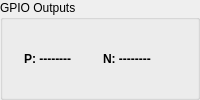
    <widget class="QGroupBox" name="gpio_group_box">
     <property name="sizePolicy">
      <sizepolicy hsizetype="Preferred" vsizetype="Fixed">
       <horstretch>0</horstretch>
       <verstretch>0</verstretch>
      </sizepolicy>
     </property>
     <property name="title">
      <string>GPIO Outputs</string>
     </property>
     <layout class="QVBoxLayout" name="verticalLayout_gpio">
      <item>
       <widget class="QWidget" name="gpio_display_widget" native="true">
        <layout class="QHBoxLayout" name="horizontalLayout_gpio">
         <property name="leftMargin">
          <number>10</number>
         </property>
         <property name="topMargin">
          <number>5</number>
         </property>
         <property name="rightMargin">
          <number>10</number>
         </property>
         <property name="bottomMargin">
          <number>5</number>
         </property>
         <item>
          <widget class="QLabel" name="gpio_p_label">
           <property name="font">
            <font>
             <weight>75</weight>
             <bold>true</bold>
            </font>
           </property>
           <property name="toolTip">
            <string>GPIO P output bits (binary)</string>
           </property>
           <property name="text">
            <string>P: --------</string>
           </property>
          </widget>
         </item>
         <item>
          <widget class="QLabel" name="gpio_n_label">
           <property name="font">
            <font>
             <weight>75</weight>
             <bold>true</bold>
            </font>
           </property>
           <property name="toolTip">
            <string>GPIO N output bits (binary)</string>
           </property>
           <property name="text">
            <string>N: --------</string>
           </property>
          </widget>
         </item>
        </layout>
       </widget>
      </item>
     </layout>
    </widget>
